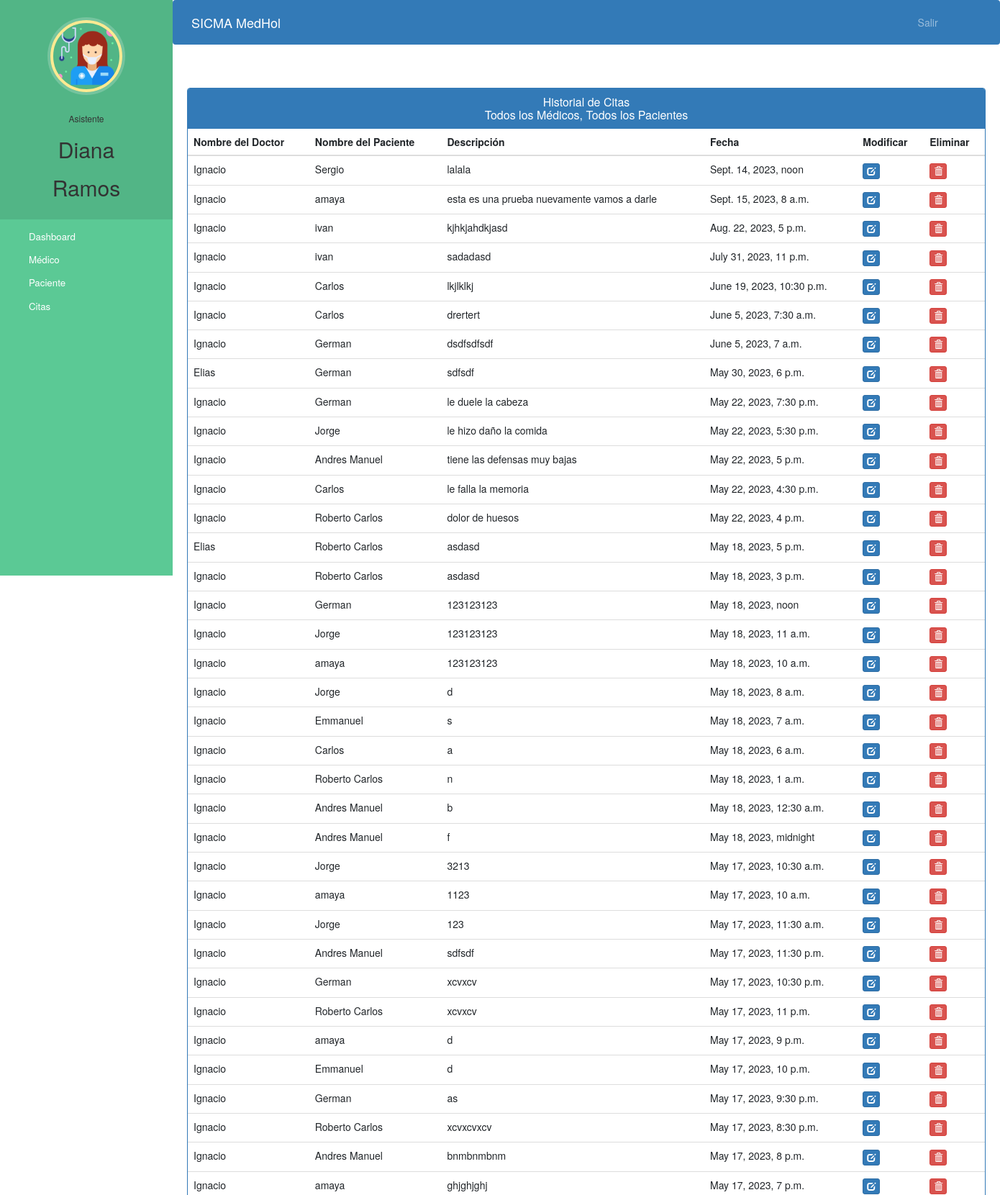
Screenshot of /asistente_ver_citas (signed in, upper part) with the database file from the repository.
### consultas/models.py (models this page shows)
class Citas(models.Model):
    idCita = models.AutoField(primary_key=True)
    pacienteId=models.ForeignKey(Paciente, on_delete=models.CASCADE, default=0)
    medicoId=models.ForeignKey(Medico, on_delete=models.CASCADE, default=0)
    pacienteNombre=models.CharField(max_length=40,null=True)
    medicoNombre=models.CharField(max_length=40,null=True)
    fechaCita=models.DateTimeField(default=datetime.now)
    ciudadCita=models.CharField(max_length=40, choices=ciudades, default='Colima')
    descripcion=models.TextField(max_length=500)
    status=models.BooleanField(default=False)
    ejecutada=models.BooleanField(default=False)
    cobrada=models.BooleanField(default=False)

### consultas/views.py (the view)
# urls.py: path('asistente_ver_citas', views.asistente_ver_citas_view,name='asistente_ver_citas'),
@login_required(login_url='asistentelogin')
@user_passes_test(is_asistente)
def asistente_ver_citas_view(request):
    citas=models.Citas.objects.all().filter(status=True).order_by('-idCita')
    return render(request,'asistente_ver_citas.html',{'citas':citas})

### consultas/views.py (called while the page is built)
def is_asistente(user):
    return user.groups.filter(name='ADMIN').exists()

### consultas/templates/asistente_ver_citas.html (shortened to what this page needs)
{% extends 'asistente_base.html' %}
{% block content %}
<head>
  <link href="//netdna.bootstrapcdn.com/bootstrap/3.0.0/css/bootstrap.min.css" rel="stylesheet" id="bootstrap-css">
</head>
<div class="container">
  <div class="panel panel-primary">
    <div class="panel-heading">
      <h6 class="panel-title">Historial de Citas</h6>
      <h6 class="panel-title">Todos los Médicos, Todos los Pacientes</h6>
    </div>
    <table class="table table-hover" id="dev-table">
      <thead>
        <tr>
          <th>Nombre del Doctor</th>
          <th>Nombre del Paciente</th>
          <th>Descripción</th>
          <th>Fecha</th>
          <th>Modificar</th>
          <th>Eliminar</th>
        </tr>
      </thead>
      {% for a in citas %}
      <tr>
        <td> {{a.medicoNombre}}</td>
        <td>{{a.pacienteNombre}}</td>
        <td>{{a.descripcion}}</td>
        <td>{{a.fechaCita}}</td>
        <td><a class="btn btn-primary btn-xs" href="{% url 'actualizar_cita' a.idCita  %}"><span class="glyphicon glyphicon-edit"></span></a></td>
        <td><a class="btn btn-danger btn-xs" href="{% url 'eliminar_cita' a.idCita  %}"><span class="glyphicon glyphicon-trash"></span></a></td>
      </tr>
      {% endfor %}
    </table>
  </div>
</div>
{% endblock content %}

### consultas/templates/asistente_base.html (shortened to what this page needs)
<!DOCTYPE html>
{% load static %}
<html lang="es">
<head>
  <link rel="stylesheet" href="https://stackpath.bootstrapcdn.com/bootstrap/4.3.1/css/bootstrap.min.css">
  <link rel="stylesheet" href="https://maxcdn.bootstrapcdn.com/font-awesome/4.7.0/css/font-awesome.min.css">
</head>
<body>
  <nav class="menu" tabindex="0">
    <header class="avatar">
      <img src="{% static "imagenes/asistente.png" %}" />
      <br><br>
      <h6>Asistente</h6>
      <h2>{{request.user.first_name}}</h2>
      <h2>{{request.user.last_name}}</h2>
    </header>
    <ul>
      <li tabindex="0" class="icon-dashboard"> <a style="color:white; text-decoration:none;" href="/asistente_dashboard"><span>Dashboard</span></a> </li>
      <li tabindex="0" class="icon-customers"> <a style="color:white; text-decoration:none;" href="/asistente_menu_medicos"><span>Médico</span></a></li>
      <li tabindex="0" class="icon-users"> <a style="color:white; text-decoration:none;" href="/asistente_menu_pacientes"><span>Paciente</span></a></li>
      <li tabindex="0" class="icon-calendar"> <a style="color:white; text-decoration:none;" href="/asistente_menu_citas"><span>Citas</span></a></li>
    </ul>
  </nav>
  <main>
    <div class="bs-example">
      <nav class="navbar navbar-expand-md  navbar-dark fixed-top" style="background:#337AB7;">
        <a href="/asistente_dashboard" class="navbar-brand">SICMA MedHol</a>
        <div class="collapse navbar-collapse justify-content-between" id="navbarCollapse">
          <div class="navbar-nav" style=" margin-left: 90%;">
            <a href="/logout" class="nav-item nav-link">Salir</a>
          </div>
        </div>
      </nav>
    </div>
    <br><br>
    {% block content %}
    {% endblock content %}
    <br><br><br><br>
  </main>
</body>
</html>

### consultas/templates/asistente_base.html (style rules this page uses)
a:link { text-decoration: none; }
a { color: white; }
body { padding-left: 240px; }
main { position: relative; height: 100vh; }
.menu { background: #5bc995; height: 100vh; width: 240px; position: fixed; top: 0px; left: 0; z-index: 5; outline: none; }
.menu .avatar { background: rgba(0, 0, 0, 0.1); padding: 2em 0.5em; text-align: center; }
.menu .avatar img { width: 100px; border-radius: 50%; overflow: hidden; border: 4px solid #ffea92; box-shadow: 0 0 0 4px rgba(255, 255, 255, 0.2); }
.menu .avatar h2 { font-weight: normal; margin-bottom: 0; }
.menu ul { list-style: none; padding: 0.5em 0; margin: 0; }
.menu ul li { padding: 0.5em 1em 0.5em 3em; font-size: 0.95em; font-weight: regular; background-repeat: no-repeat; background-position: left 15px center; background-size: auto 20px; transition: all 0.15s linear; cursor: pointer; }
.menu ul li.icon-dashboard { background-image: url("http://www.entypo.com/images//gauge.svg"); }
.menu ul li.icon-customers { background-image: url("http://www.entypo.com/images//briefcase.svg"); }
.menu ul li.icon-users { background-image: url("http://www.entypo.com/images//users.svg"); }
.menu ul li.icon-calendar { background-image: url("http://www.entypo.com/images//calendar.svg"); }

### consultas/templates/asistente_ver_citas.html (style rules this page uses)
a:link { text-decoration: none; }
h6 { text-align: center; }

### rows the page displays
Citas: medicoNombre "Ignacio", pacienteNombre "Sergio", descripcion "lalala", fechaCita "Sept. 14, 2023, noon"
Citas: medicoNombre "Ignacio", pacienteNombre "amaya", descripcion "esta es una prueba nuevamente vamos a darle", fechaCita "Sept. 15, 2023, 8 a.m."
Citas: medicoNombre "Ignacio", pacienteNombre "ivan", descripcion "kjhkjahdkjasd", fechaCita "Aug. 22, 2023, 5 p.m."
Citas: medicoNombre "Ignacio", pacienteNombre "ivan", descripcion "sadadasd", fechaCita "July 31, 2023, 11 p.m."
Citas: medicoNombre "Ignacio", pacienteNombre "Carlos", descripcion "lkjlklkj", fechaCita "June 19, 2023, 10:30 p.m."
Citas: medicoNombre "Ignacio", pacienteNombre "Carlos", descripcion "drertert", fechaCita "June 5, 2023, 7:30 a.m."
Citas: medicoNombre "Ignacio", pacienteNombre "German", descripcion "dsdfsdfsdf", fechaCita "June 5, 2023, 7 a.m."
Citas: medicoNombre "Elias", pacienteNombre "German", descripcion "sdfsdf", fechaCita "May 30, 2023, 6 p.m."
Citas: medicoNombre "Ignacio", pacienteNombre "German", descripcion "le duele la cabeza", fechaCita "May 22, 2023, 7:30 p.m."
Citas: medicoNombre "Ignacio", pacienteNombre "Jorge", descripcion "le hizo daño la comida", fechaCita "May 22, 2023, 5:30 p.m."
Citas: medicoNombre "Ignacio", pacienteNombre "Andres Manuel", descripcion "tiene las defensas muy bajas", fechaCita "May 22, 2023, 5 p.m."
Citas: medicoNombre "Ignacio", pacienteNombre "Carlos", descripcion "le falla la memoria", fechaCita "May 22, 2023, 4:30 p.m."
Citas: medicoNombre "Ignacio", pacienteNombre "Roberto Carlos", descripcion "dolor de huesos", fechaCita "May 22, 2023, 4 p.m."
Citas: medicoNombre "Elias", pacienteNombre "Roberto Carlos", descripcion "asdasd", fechaCita "May 18, 2023, 5 p.m."
Citas: medicoNombre "Ignacio", pacienteNombre "Roberto Carlos", descripcion "asdasd", fechaCita "May 18, 2023, 3 p.m."
Citas: medicoNombre "Ignacio", pacienteNombre "German", descripcion "123123123", fechaCita "May 18, 2023, noon"
Citas: medicoNombre "Ignacio", pacienteNombre "Jorge", descripcion "123123123", fechaCita "May 18, 2023, 11 a.m."
Citas: medicoNombre "Ignacio", pacienteNombre "amaya", descripcion "123123123", fechaCita "May 18, 2023, 10 a.m."
Citas: medicoNombre "Ignacio", pacienteNombre "Jorge", descripcion "d", fechaCita "May 18, 2023, 8 a.m."
Citas: medicoNombre "Ignacio", pacienteNombre "Emmanuel", descripcion "s", fechaCita "May 18, 2023, 7 a.m."
Citas: medicoNombre "Ignacio", pacienteNombre "Carlos", descripcion "a", fechaCita "May 18, 2023, 6 a.m."
Citas: medicoNombre "Ignacio", pacienteNombre "Roberto Carlos", descripcion "n", fechaCita "May 18, 2023, 1 a.m."
Citas: medicoNombre "Ignacio", pacienteNombre "Andres Manuel", descripcion "b", fechaCita "May 18, 2023, 12:30 a.m."
Citas: medicoNombre "Ignacio", pacienteNombre "Andres Manuel", descripcion "f", fechaCita "May 18, 2023, midnight"
Citas: medicoNombre "Ignacio", pacienteNombre "Jorge", descripcion "3213", fechaCita "May 17, 2023, 10:30 a.m."
Citas: medicoNombre "Ignacio", pacienteNombre "amaya", descripcion "1123", fechaCita "May 17, 2023, 10 a.m."
Citas: medicoNombre "Ignacio", pacienteNombre "Jorge", descripcion "123", fechaCita "May 17, 2023, 11:30 a.m."
Citas: medicoNombre "Ignacio", pacienteNombre "Andres Manuel", descripcion "sdfsdf", fechaCita "May 17, 2023, 11:30 p.m."
Citas: medicoNombre "Ignacio", pacienteNombre "German", descripcion "xcvxcv", fechaCita "May 17, 2023, 10:30 p.m."
Citas: medicoNombre "Ignacio", pacienteNombre "Roberto Carlos", descripcion "xcvxcv", fechaCita "May 17, 2023, 11 p.m."
Citas: medicoNombre "Ignacio", pacienteNombre "amaya", descripcion "d", fechaCita "May 17, 2023, 9 p.m."
Citas: medicoNombre "Ignacio", pacienteNombre "Emmanuel", descripcion "d", fechaCita "May 17, 2023, 10 p.m."
Citas: medicoNombre "Ignacio", pacienteNombre "German", descripcion "as", fechaCita "May 17, 2023, 9:30 p.m."
Citas: medicoNombre "Ignacio", pacienteNombre "Roberto Carlos", descripcion "xcvxcvxcv", fechaCita "May 17, 2023, 8:30 p.m."
Citas: medicoNombre "Ignacio", pacienteNombre "Andres Manuel", descripcion "bnmbnmbnm", fechaCita "May 17, 2023, 8 p.m."
Citas: medicoNombre "Ignacio", pacienteNombre "amaya", descripcion "ghjghjghj", fechaCita "May 17, 2023, 7 p.m."

### other values shown
{{ request.user.first_name }} "Diana"
{{ request.user.last_name }} "Ramos"
